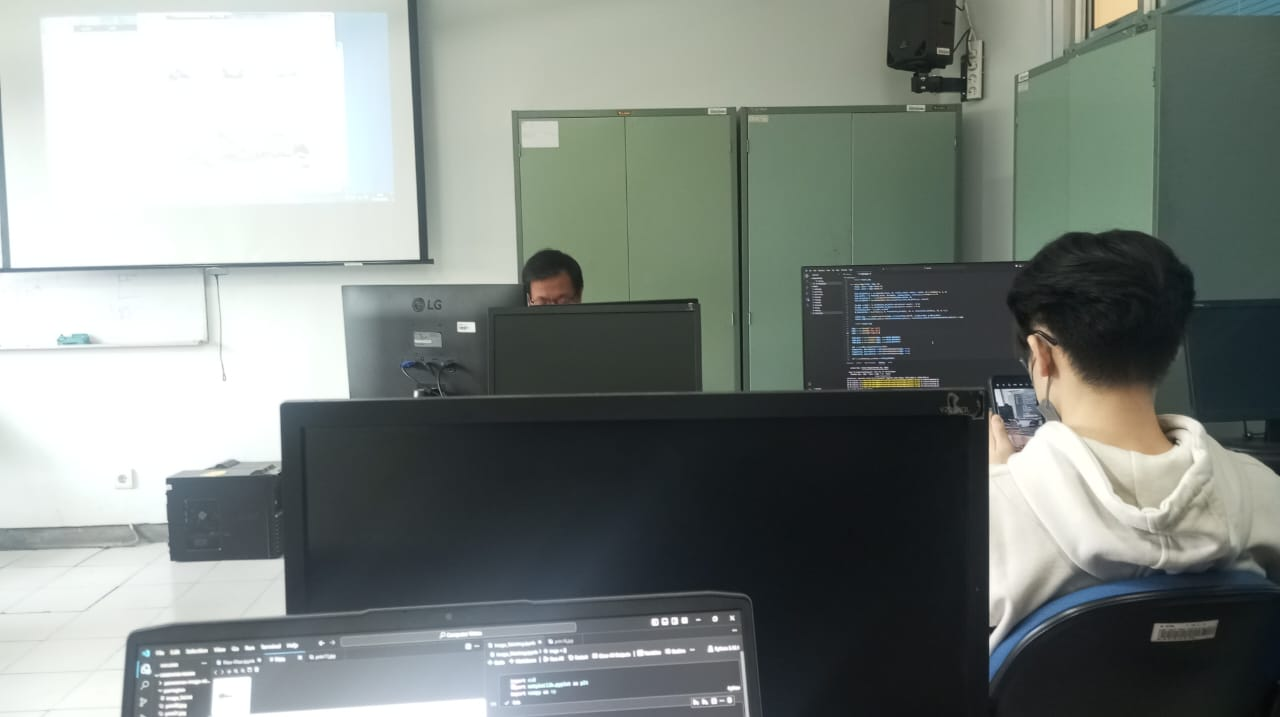
#> input picture Kelas1.jpg, 1280 x 717 px
$ jupyter execute --allow-errors image_stitching_ORB_Jilid2.ipynb
#> lines starting #> are read from the running program, lines starting #| are printed output that depends on the picture
[cell 1]
import cv2
import matplotlib.pyplot as plt
import numpy as np

img1 = cv2.imread('Kelas1.jpg')
#> img1 is the input picture: shape (717, 1280, 3); mean B, G, R 129.3, 133.7, 126.5
img2 = cv2.imread('Kelas2.jpg')
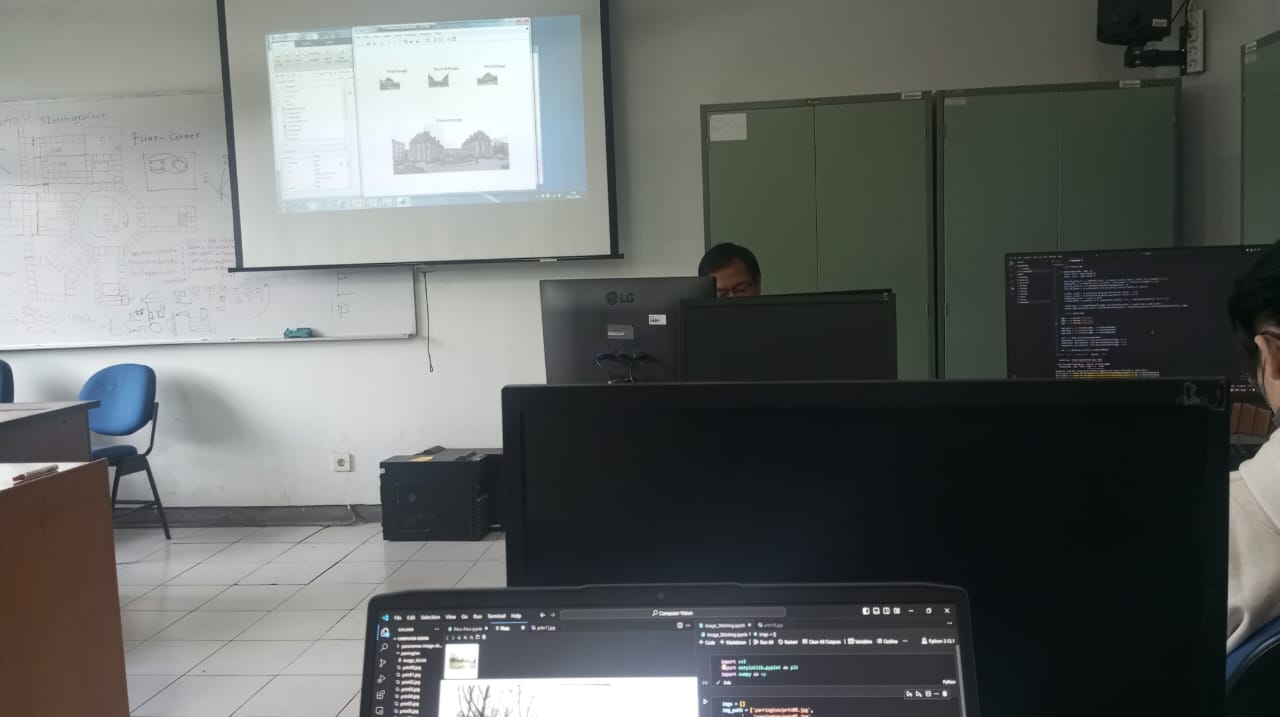
#> input picture Kelas2.jpg, 1280 x 717 px
#> img2 is the input picture: shape (717, 1280, 3); mean B, G, R 101, 102.9, 99.4

img1 = cv2.resize(img1,(500,500))
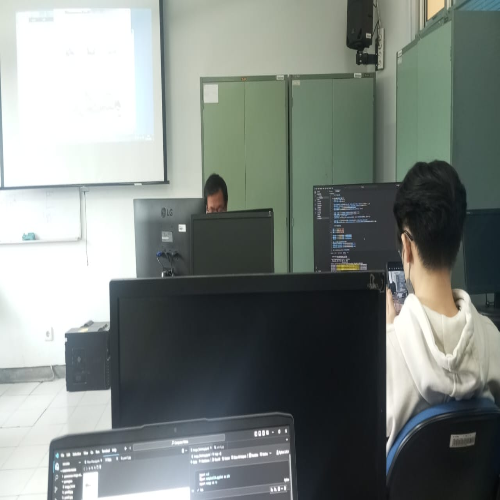
#> img1: shape (500, 500, 3); mean B, G, R 129.2, 133.7, 126.4
img2 = cv2.resize(img2, (500,500))
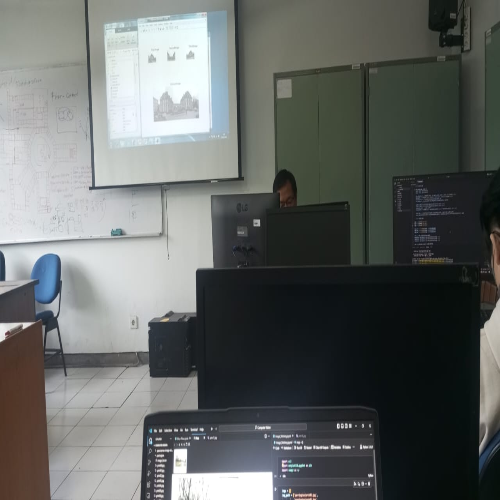
#> img2: shape (500, 500, 3); mean B, G, R 100.9, 102.9, 99.4

def detect_and_match_features(img1, img2):
    orb = cv2.ORB_create()
    keypoints1, descriptors1 = orb.detectAndCompute(img1, None)
#> keypoints1 = 500 keypoints; strongest (x, y, size): (260, 433, 31), (267, 433, 31), (267, 431, 31), (262, 431, 31)
    keypoints2, descriptors2 = orb.detectAndCompute(img2, None)
#> keypoints2 = 497 keypoints; strongest (x, y, size): (361, 447, 31), (350, 425, 31), (341, 426, 31), (174, 452, 37.2)

    bf = cv2.BFMatcher(cv2.NORM_HAMMING, crossCheck=True)
    matches = bf.match(descriptors1, descriptors2)
#> matches = 176 matches
    matches = sorted(matches, key=lambda x: x.distance)

    return keypoints1, keypoints2, matches

keypoints1, keypoints2, matches = detect_and_match_features(img1, img2)
#> matches = 176 matches

[cell 2]
def estimate_homography(keypoints1, keypoints2, matches, threshold=3):
#> called with threshold = 3
    src_points = np.float32([keypoints1[m.queryIdx].pt for m in matches]).reshape(-1, 1, 2)
#> src_points = 176 rows, first 8: [275.9, 268.7], [308.2, 268.7], [163, 179], [67.2, 390], [64.8, 338.4], [67.39, 388.8], [276.2, 268.7], [56.4, 456]
    dst_points = np.float32([keypoints2[m.trainIdx].pt for m in matches]).reshape(-1, 1, 2)
#> dst_points = 176 rows, first 8: [354.7, 261.6], [387, 258], [237, 176], [151.2, 375.6], [148.8, 327.6], [150.3, 373.2], [353.3, 261.3], [151.2, 430.8]

    H, mask = cv2.findHomography(src_points, dst_points, cv2.RANSAC, threshold)
#> H = [[0.75, 0.037, 89.03], [-0.153, 0.887, 28.41], [-0.000532, 3.08e-05, 1]]; mask = 176 values, max 1 at index 0, min 0 at index 1, mean 0.545
    return H, mask

H, mask = estimate_homography(keypoints1, keypoints2, matches)

[cell 3]
def warp_images(img1, img2, H):
    h1, w1 = img1.shape[:2]
#> h1 = 500; w1 = 500
    h2, w2 = img2.shape[:2]
#> h2 = 500; w2 = 500

    corners1 = np.float32([[0, 0], [0, h1], [w1, h1], [w1, 0]]).reshape(-1, 1, 2)
#> corners1 = [[0, 0], [0, 500], [500, 500], [500, 0]]
    corners2 = np.float32([[0, 0], [0, h2], [w2, h2], [w2, 0]]).reshape(-1, 1, 2)
#> corners2 = [[0, 0], [0, 500], [500, 500], [500, 0]]
    warped_corners2 = cv2.perspectiveTransform(corners2, H)
#> warped_corners2 = [[89.03, 28.41], [105.9, 464.5], [643.6, 527.3], [631.9, -65.42]]

    corners = np.concatenate((corners1, warped_corners2), axis=0)
#> corners = [[0, 0], [0, 500], [500, 500], [500, 0], [89.03, 28.41], [105.9, 464.5], [643.6, 527.3], [631.9, -65.42]]
    [xmin, ymin] = np.int32(corners.min(axis=0).ravel() - 0.5)
#> xmin = 0; ymin = -65
    [xmax, ymax] = np.int32(corners.max(axis=0).ravel() + 0.5)
#> xmax = 644; ymax = 527

    t = [-xmin, -ymin]
#> t = [0, 65]
    Ht = np.array([[1, 0, t[0]], [0, 1, t[1]], [0, 0, 1]])
#> Ht = [[1, 0, 0], [0, 1, 65], [0, 0, 1]]

    warped_img2 = cv2.warpPerspective(img2, Ht @ H, (xmax - xmin, ymax - ymin))
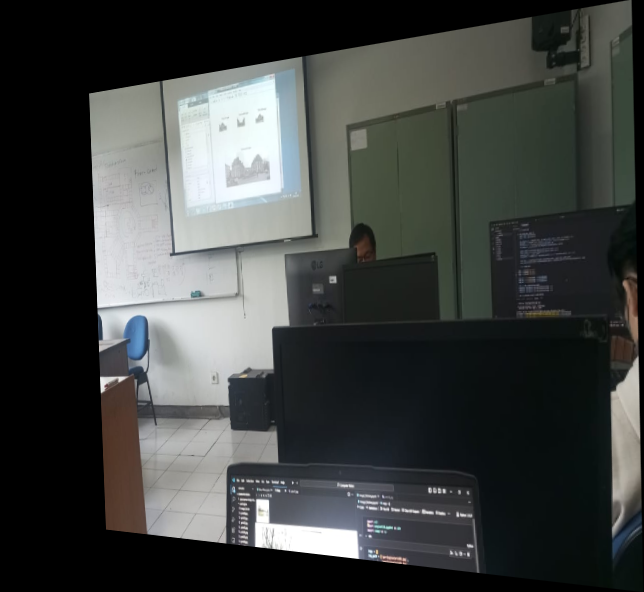
#> warped_img2: shape (592, 644, 3); mean B, G, R 64.4, 66.1, 63.2
    warped_img2[t[1]:h1 + t[1], t[0]:w1 + t[0]] = img1
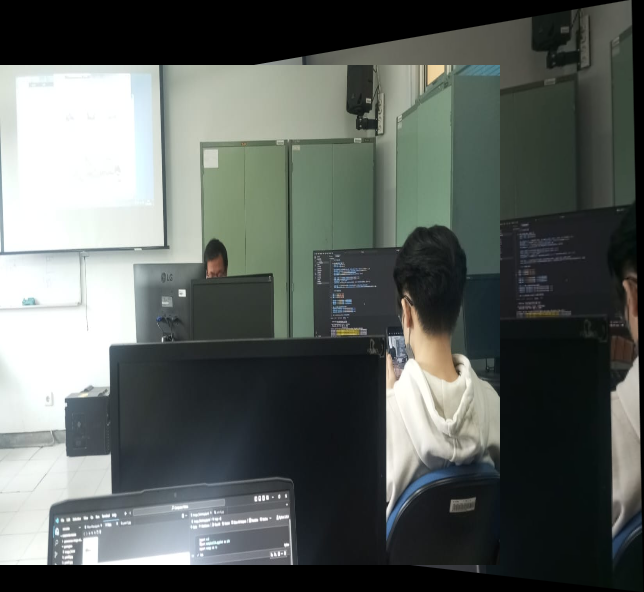
#> warped_img2: shape (592, 644, 3); mean B, G, R 94.3, 98, 92.3

    return warped_img2

warped_img = warp_images(img1, img2, H)

[cell 4]
def blend_images(img1, img2):
    mask = np.where(img1 != 0, 1, 0).astype(np.float32)
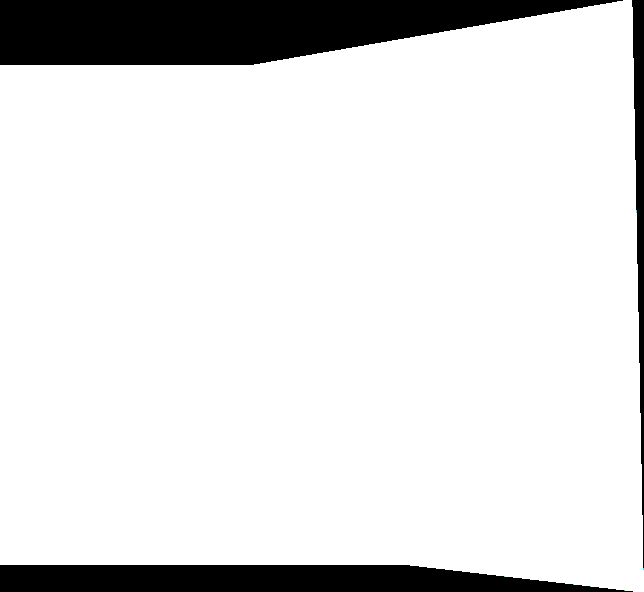
#> mask: shape (592, 644, 3) float32; mean B, G, R 0.879, 0.879, 0.879
    blended_img = img1 * mask + img2 * (1 - mask)
    return blended_img.astype(np.uint8)

#> (the rest of this cell did not finish here and is left out)
